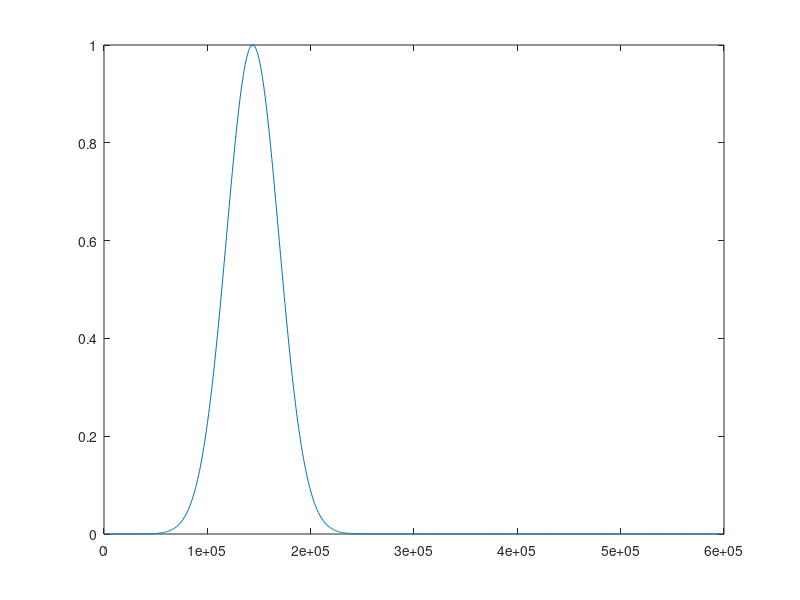

MATLAB code to generate this figure: (Note: this script raises an error after producing the figure.)
%EMPULSE

%%
%%  Fixed parameters
%%
eps_o = 8.854333E-12;
mu_o = 4 * pi * 1E-7;
C = 1 / sqrt(mu_o * eps_o);
dt = 1E-6
dz = 2 * dt * C
nZ = 1000;
nT = 2000;

%%
%%  Computational domain (position of E field eval).
%%
z = [0:nZ-1] * dz;

%%
%%  Media parameters as a function of space
%%
eps_z = [ones(1,nZ/2) 4 * ones(1, nZ/2)] * eps_o;

%%
%%  Initial E/H fields
%%
W = 60 * dz;
zo = 4 * W;

Ex = exp(-1 * ((z - zo) / W).^2);
Hy = sqrt(eps_o / mu_o) * exp(-1 * ((z - zo - C * dt/2) / W) .^ 2);

%%
%%  Setup the plotting display
%%
tTotal = nT * dt;
clf
h = plot(z, Ex);
set(h, 'Erasemode', 'xor');
hold on
plot([z(nZ/2) z(nZ/2)], [-1.25 1.25], '--r', 'LineWidth', 2);
% title(['t = ' num2str(i* dt * 1e6) 'uS of ' num2str(tTotal * 1E6) ' uS']);
axis([0 max(z) -1.25 1.25]);
drawnow;

%%
%%  E field subplot array
%%
figure(2);
clf
subplot(3,3,1)
orient landscape
plot(z, Ex);
hold on
grid on
plot([z(nZ/2) z(nZ/2)], [-1.25 1.25], '--r', 'LineWidth', 2);
axis([0 max(z) -1.25 1.25]);
title(['t = ' num2str(dt * 1e6) 'uS ']);

%%
%%  H field subplot array
%%
figure(3);
clf
subplot(3,3,1)
orient landscape
plot(z, Hy);
hold on
grid on
plot([z(nZ/2) z(nZ/2)], [-1.25/377 1.25/377], '--r', 'LineWidth', 2);
axis([0 max(z) -1.25/377 1.25/377]);
title(['t = ' num2str(dt * 1e6) 'uS ']);

jp = 2;
%%
%%  Loop over alternating E and H field computation
%%
for i = 1:nT
    %%
    %%  Compute the E field first ...
    %%
    Ex =  -1 * dt/dz * eps_z.^-1 .* [Hy(1) diff(Hy)] + Ex;
    if rem(i,10) == 0
        set(h, 'Ydata', Ex);
    end
    
    %%
    %% then compute the H field
    %%
    Hy = -1/mu_o * dt/dz * [diff(Ex) -1*Ex(nZ)] + Hy;
    if (rem(i, nT/10) == 0) & jp < 10
        %%
        %%  E field subplot array
        %%
        figure(2);
        subplot(3,3,jp)
        plot(z, Ex);
        hold on
        grid on
        plot([z(nZ/2) z(nZ/2)], [-1.25 1.25], '--r', 'LineWidth', 2);
        axis([0 max(z) -1.25 1.25]);
        title(['t = ' num2str(i* dt * 1e6) 'uS ']);

        %%
        %%	H field subplot array
        %%
        figure(3);
        subplot(3,3,jp)
        plot(z, Hy);
        hold on
        grid on
        plot([z(nZ/2) z(nZ/2)], [-1.25/377 1.25/377], '--r', 'LineWidth', 2);
        axis([0 max(z) -1.25/377 1.25/377]);
        title(['t = ' num2str(i* dt * 1e6) 'uS ']);
        
        jp = jp + 1;
    end

end

